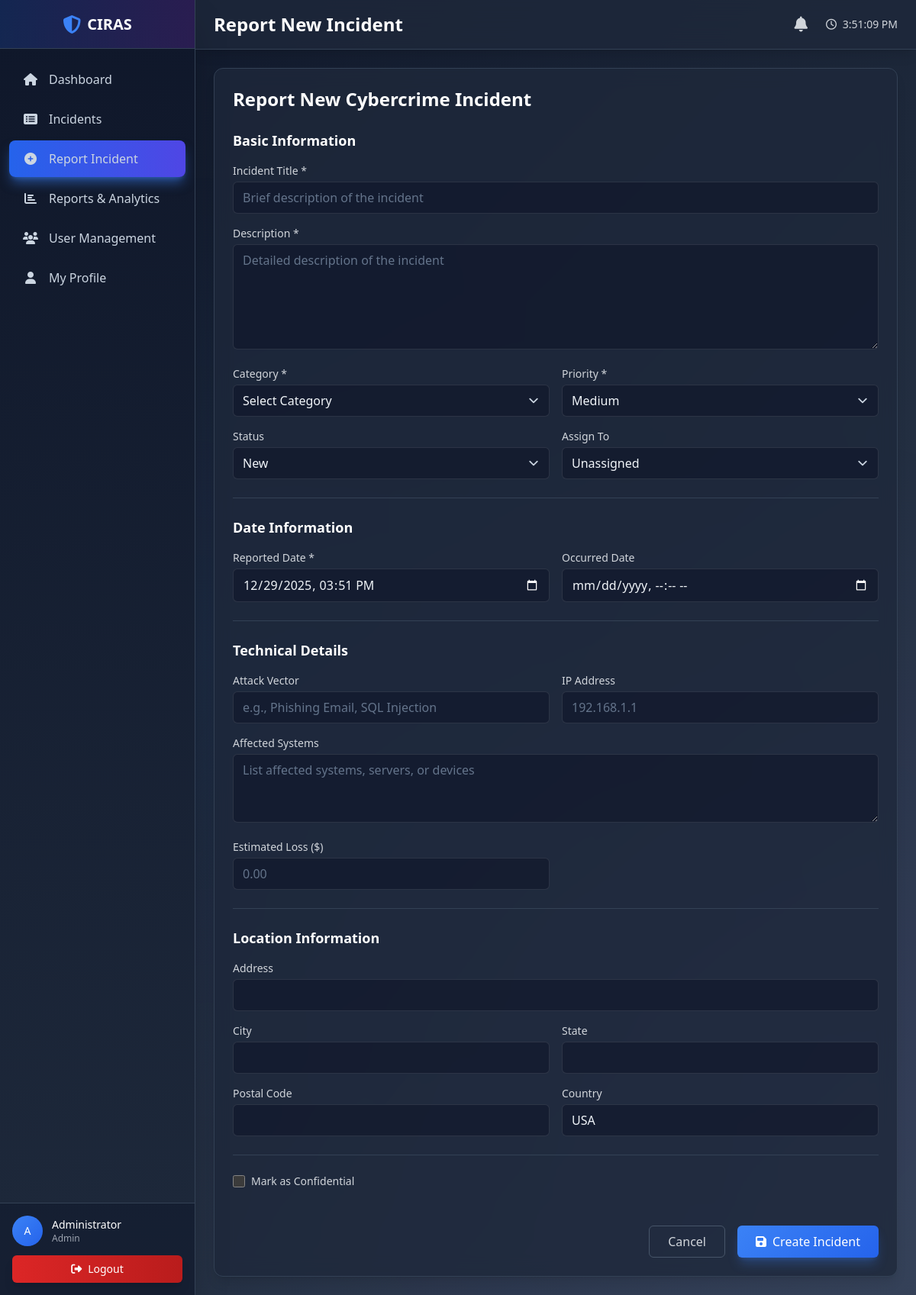
Screenshot of /add-incident.php (signed in) with the database file from the repository.
### tables this page shows
CREATE TABLE IF NOT EXISTS `users` (
  `user_id` int(11) NOT NULL AUTO_INCREMENT,
  `username` varchar(100) NOT NULL,
  `email` varchar(255) NOT NULL,
  `password_hash` varchar(255) NOT NULL,
  `full_name` varchar(255) NOT NULL,
  `badge_number` varchar(50) DEFAULT NULL,
  `phone` varchar(20) DEFAULT NULL,
  `role_id` int(11) NOT NULL,
  `department` varchar(100) DEFAULT NULL,
  `is_active` tinyint(1) NOT NULL DEFAULT 1,
  `last_login` datetime DEFAULT NULL,
  `created_at` timestamp NOT NULL DEFAULT CURRENT_TIMESTAMP,
  `updated_at` timestamp NOT NULL DEFAULT CURRENT_TIMESTAMP ON UPDATE CURRENT_TIMESTAMP,
  PRIMARY KEY (`user_id`),
  UNIQUE KEY `username` (`username`),
  UNIQUE KEY `email` (`email`),
  KEY `role_id` (`role_id`),
  CONSTRAINT `users_ibfk_1` FOREIGN KEY (`role_id`) REFERENCES `user_roles` (`role_id`)
);

CREATE TABLE IF NOT EXISTS `user_roles` (
  `role_id` int(11) NOT NULL AUTO_INCREMENT,
  `role_name` varchar(50) NOT NULL,
  `role_description` text,
  `created_at` timestamp NOT NULL DEFAULT CURRENT_TIMESTAMP,
  PRIMARY KEY (`role_id`),
  UNIQUE KEY `role_name` (`role_name`)
);

### add-incident.php (the view, shortened to what the rows shown need)
<?php
$pageTitle = 'Report New Incident';
require_once __DIR__ . '/includes/header.php';
require_once __DIR__ . '/includes/sidebar.php';
?>
<div class="max-w-4xl mx-auto">
    <div class="max-w-4xl mx-auto">
    <div class="bg-slate-800/80 backdrop-blur-md rounded-xl shadow-lg p-6 border border-slate-700">
        <h2 class="text-2xl font-bold text-white mb-6">Report New Cybercrime Incident</h2>
    </div>
</div>
<?php require_once __DIR__ . '/includes/footer.php'; ?>

### includes/sidebar.php (shortened to what the rows shown need)
<?php
require_once __DIR__ . '/auth.php';
?>
<aside class="fixed left-0 top-0 z-40 h-screen w-64 bg-gradient-to-b from-slate-900 to-slate-800 text-white transition-transform border-r border-slate-700 shadow-2xl" id="sidebar">
    <div class="flex h-full flex-col">
        <div class="border-t border-slate-700 p-4 bg-slate-900/50">
            <div class="flex items-center space-x-3">
                <div class="flex-shrink-0">
                    <div class="h-10 w-10 rounded-full bg-blue-600 flex items-center justify-center">
                        <span class="text-sm font-medium"><?php echo strtoupper(substr($currentUser['full_name'], 0, 1)); ?></span>
                    </div>
                </div>
                <div class="flex-1 min-w-0">
                    <p class="text-sm font-medium truncate"><?php echo htmlspecialchars($currentUser['full_name']); ?></p>
                    <p class="text-xs text-gray-400 truncate"><?php echo htmlspecialchars($currentUser['role_name']); ?></p>
                </div>
            </div>
        </div>
    </div>
</aside>
<div class="lg:ml-64">
    <header class="sticky top-0 z-30 bg-slate-800/80 backdrop-blur-lg border-b border-slate-700 shadow-lg">
        <div class="flex h-16 items-center justify-between px-4 lg:px-6">
            <div class="flex items-center space-x-4">
                <h1 class="text-2xl font-bold text-white"><?php echo isset($pageTitle) ? $pageTitle : 'Dashboard'; ?></h1>
            </div>
        </div>
    </header>
    <main class="p-4 lg:p-6 pb-20">

### rows the page displays
users: full_name "A", full_name "Administrator", role.role_name "Admin"

### other values shown
$pageTitle "Report New Incident"
form field status_id "New"
